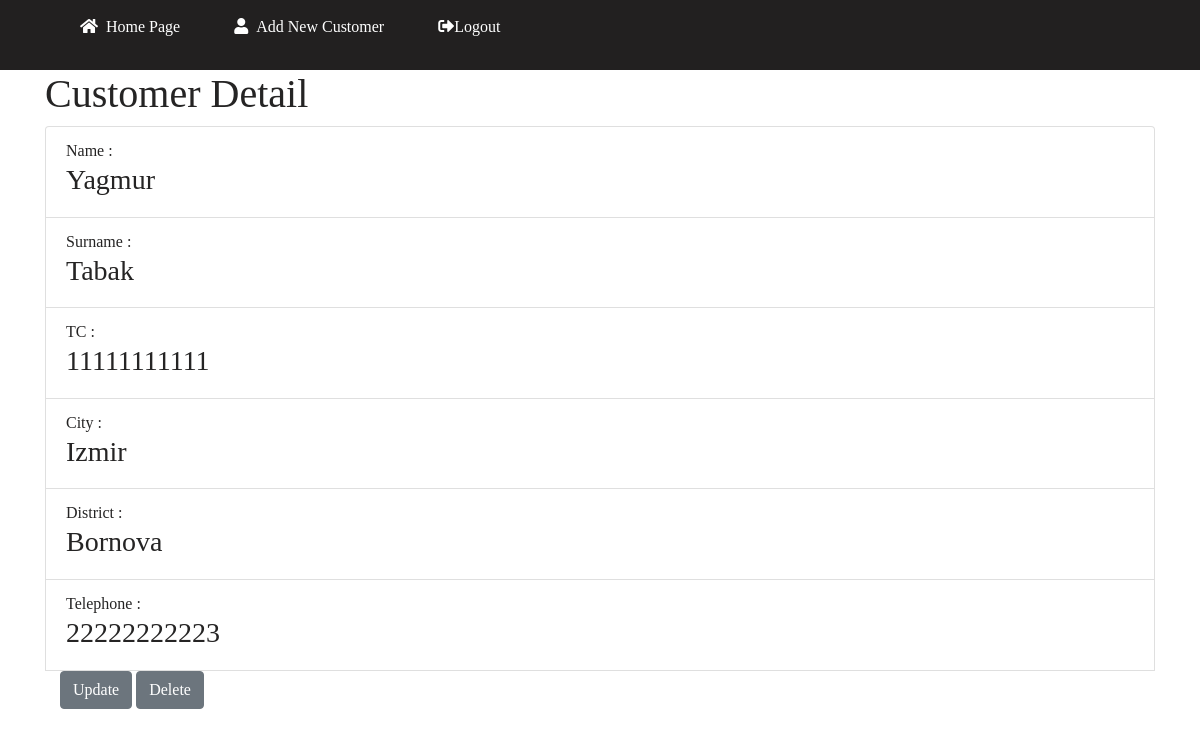
Page /core/detail/4/ (signed in) on the committed database.
### core/models.py (models this page shows, shortened)
class Customer(models.Model):
    name = models.CharField(max_length=20)
    surname  = models.CharField(max_length=20)
    tc = models.CharField(max_length=11,null=True, unique=True)
    city = models.CharField(max_length=15,null=True)
    district = models.CharField(max_length=15,null=True)
    telephone = models.CharField(max_length=11,null=True,unique=True)
    date= models.DateTimeField(auto_now_add=True)

### core/views.py (the view)
# urls.py: path('detail/<int:pk>/', CustomerDetailView.as_view(), name = "detail"),
class CustomerDetailView(DetailView):
    template_name = 'detail.html'
    model = Customer
    context_object_name = 'Customer'

### templates/detail.html (shortened to what this page needs)
{% extends "base.html" %}
{% block body %}
{% load static %}
<head>
  <link rel="stylesheet" type="text/css" href="{% static 'main.css' %}?{% now 'U'%}">
  <link rel="stylesheet" href="https://maxcdn.bootstrapcdn.com/bootstrap/4.5.2/css/bootstrap.min.css">
  <link rel="stylesheet" href="https://cdnjs.cloudflare.com/ajax/libs/font-awesome/5.15.3/css/all.min.css">
</head>
<body>
  <div class="header">
    <div class="left-header">
      <ul>
        {% if user.is_authenticated %}
        <li class="#"><a href="/"><i class="fa fa-home" aria-hidden="true"></i>Home Page</a></a></li>
        <li class="#"><a href="/create"><i class="fa fa-user" aria-hidden="true"></i>Add New Customer</a></a></li>
        <li class="#"><a href="{% url 'logout' %}"><i class="fas fa-sign-out-alt" aria-hidden="true"></i>Logout</a></a>
        </li>
        {% else %}
        <li><a href="{% url 'login' %}"><i class="fas fa-sign-in-alt " aria-hidden="true"></i>Login</a></li>
        <li><a href="{% url 'register' %}"><i class="fas fa-sign-in-alt " aria-hidden="true"></i>Sign Up</a></li>
        {% endif %}
      </ul>
    </div>
    <div class="container">
      <h1>Customer Detail</h1>
      <ul class="list-group" id="myList">
        {% if user.is_authenticated %}
        <li class="list-group-item">Name :<h3>{{ Customer.name }}</h3>
        </li>
        <li class="list-group-item">Surname :<h3>{{ Customer.surname }}</h3>
        </li>
        <li class="list-group-item">TC :<h3>{{ Customer.tc }}</h3>
        </li>
        <li class="list-group-item">City :<h3>{{ Customer.city }}</h3>
        </li>
        <li class="list-group-item">District :<h3>{{ Customer.district }}</h3>
        </li>
        <li class="list-group-item">Telephone :<h3>{{ Customer.telephone }}</h3>
        </li>
        <div class="container">
          <a href="/core/update/{{ Customer.id}}"><button type="button" class="btn btn-secondary">Update</button>
            <a href="/core/delete/{{ Customer.id}}"><button type="button" class="btn btn-secondary">Delete</button>
        </div>
        {% else %}
        <div class=authorized>
          <li>You do not have the authorized, please login and try again!</li>
        </div>
        {% endif %}
      </ul>
    </div>
    <br>
    <br><br>
</body>
{% endblock %}

### core/static/main.css (style rules this page uses)
.header { font-family: Times New Roman; color: rgb(37, 36, 36); }
.left-header { padding: 15px; background: rgb(34, 32, 32); }
.left-header li { display: inline; width: 150px; margin: 15px; padding: 10px; }
.left-header ul li a { text-decoration: none; color: white; font-size: 16px; }
.container { font-family: Times New Roman; color: rgb(37, 36, 36); }
.left-header .fa { margin-right: 8px; }

### rows in the picture
Customer: name "Yagmur", surname "Tabak", tc "11111111111", city "Izmir", district "Bornova", telephone "22222222223"
